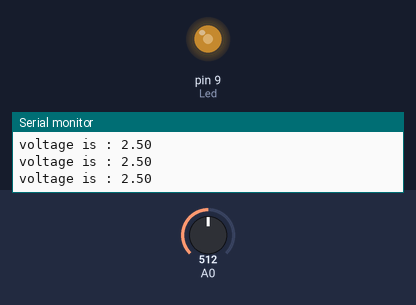
Simulated run of this sketch. Board: Arduino Uno, built with avr-gcc and run on an emulated ATmega328P. Shown: output pins drawn as LEDs (lit = HIGH), the last lines printed to the serial monitor. Inputs (shaded band) come from the test bench; at power-on: A0 = 512.

Above: at 1.2 s.
1.3 s: A0 set to 716
At 2.5 s:
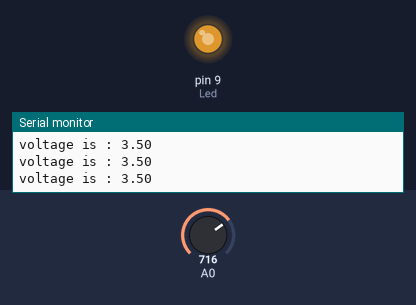
2.8 s: A0 set to 900
At 3.3 s:
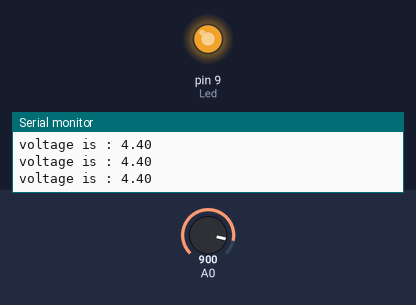
4.3 s: A0 set to 122
At 5.5 s:
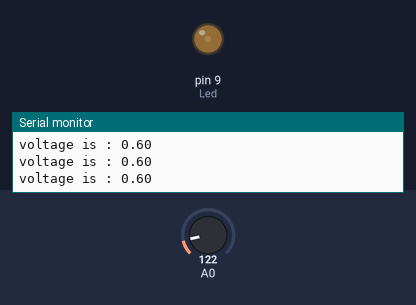
5.8 s: A0 set to 0
At 6.4 s:
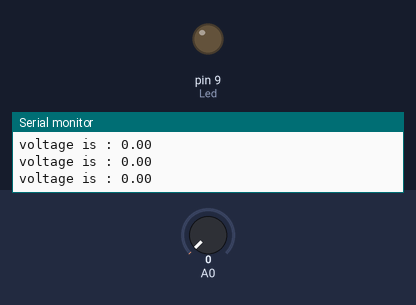
7.3 s: A0 set to 511
At 8.2 s:
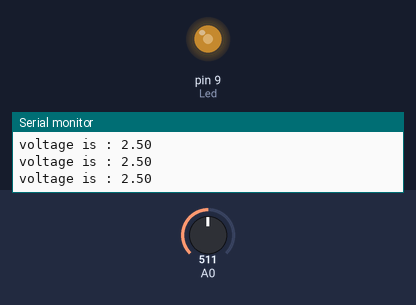
Timing chart, 0 to 10.3 s (numbered marks = the images above; inputs shaded):
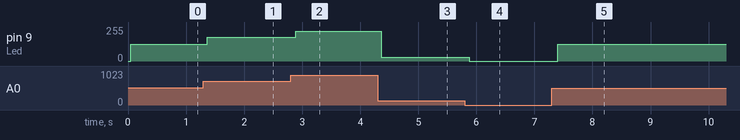

The sketch:

dimer_SM.ino
```cpp
int Led=9;
float val=0.0;

void setup() {
  Serial.begin(9600);
  pinMode(A0,INPUT);
  pinMode(Led,OUTPUT);

}

void loop() {


    val=analogRead(A0);
    float vol=map(val,0,1023,0,255);
    Serial.print("voltage is : ");
    Serial.println(val/204.6);
    delay(50);
    analogWrite(Led,vol);

}
```

Measured:
- after the input at 1.3 s, pin 9 (Led): 127/255 → 178/255 after 0.07 s
- after the input at 2.8 s, pin 9 (Led): 178/255 → 224/255 after 0.09 s
- after the input at 4.3 s, pin 9 (Led): 224/255 → 30/255 after 0.06 s
- after the input at 5.8 s, pin 9 (Led): 30/255 → 0/255 after 0.08 s
- after the input at 7.3 s, pin 9 (Led): 0/255 → 127/255 after 0.10 s
